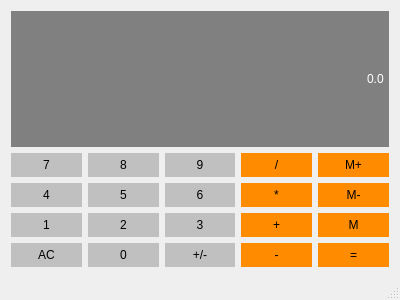
<?xml version="1.0" encoding="UTF-8"?>
<ui version="4.0">
 <class>Calculator</class>
 <widget class="QMainWindow" name="Calculator">
  <property name="geometry">
   <rect>
    <x>0</x>
    <y>0</y>
    <width>400</width>
    <height>300</height>
   </rect>
  </property>
  <property name="windowTitle">
   <string>Calculator</string>
  </property>
  <widget class="QWidget" name="centralWidget">
   <layout class="QGridLayout" name="gridLayout">
    <item row="2" column="3">
     <widget class="QPushButton" name="Multiply">
      <property name="sizePolicy">
       <sizepolicy hsizetype="Preferred" vsizetype="Preferred">
        <horstretch>0</horstretch>
        <verstretch>0</verstretch>
       </sizepolicy>
      </property>
      <property name="styleSheet">
       <string notr="true">QPushButton{
background-color: #FF8C00;
border: 1px solidgrey;
padding: 5px;
}

QPushButton:Pressed{
background-color: #A9A9A9;
border: 1px solidgrey;
padding: 5px;
}</string>
      </property>
      <property name="text">
       <string>*</string>
      </property>
     </widget>
    </item>
    <item row="3" column="4">
     <widget class="QPushButton" name="memGet">
      <property name="sizePolicy">
       <sizepolicy hsizetype="Preferred" vsizetype="Preferred">
        <horstretch>0</horstretch>
        <verstretch>0</verstretch>
       </sizepolicy>
      </property>
      <property name="styleSheet">
       <string notr="true">QPushButton{
background-color: #FF8C00;
border: 1px solidgrey;
padding: 5px;
}

QPushButton:Pressed{
background-color: #A9A9A9;
border: 1px solidgrey;
padding: 5px;
}</string>
      </property>
      <property name="text">
       <string>M</string>
      </property>
     </widget>
    </item>
    <item row="1" column="1">
     <widget class="QPushButton" name="Button8">
      <property name="sizePolicy">
       <sizepolicy hsizetype="Preferred" vsizetype="Preferred">
        <horstretch>0</horstretch>
        <verstretch>0</verstretch>
       </sizepolicy>
      </property>
      <property name="styleSheet">
       <string notr="true">QPushButton{
background-color: #C0C0C0;
border: 1px solidgrey;
padding: 5px;
}

QPushButton:Pressed{
background-color: #A9A9A9;
border: 1px solidgrey;
padding: 5px;
}</string>
      </property>
      <property name="text">
       <string>8</string>
      </property>
     </widget>
    </item>
    <item row="2" column="1">
     <widget class="QPushButton" name="Button5">
      <property name="sizePolicy">
       <sizepolicy hsizetype="Preferred" vsizetype="Preferred">
        <horstretch>0</horstretch>
        <verstretch>0</verstretch>
       </sizepolicy>
      </property>
      <property name="styleSheet">
       <string notr="true">QPushButton{
background-color: #C0C0C0;
border: 1px solidgrey;
padding: 5px;
}

QPushButton:Pressed{
background-color: #A9A9A9;
border: 1px solidgrey;
padding: 5px;
}</string>
      </property>
      <property name="text">
       <string>5</string>
      </property>
     </widget>
    </item>
    <item row="2" column="2">
     <widget class="QPushButton" name="Button6">
      <property name="sizePolicy">
       <sizepolicy hsizetype="Preferred" vsizetype="Preferred">
        <horstretch>0</horstretch>
        <verstretch>0</verstretch>
       </sizepolicy>
      </property>
      <property name="styleSheet">
       <string notr="true">QPushButton{
background-color: #C0C0C0;
border: 1px solidgrey;
padding: 5px;
}

QPushButton:Pressed{
background-color: #A9A9A9;
border: 1px solidgrey;
padding: 5px;
}</string>
      </property>
      <property name="text">
       <string>6</string>
      </property>
     </widget>
    </item>
    <item row="2" column="4">
     <widget class="QPushButton" name="MemClear">
      <property name="sizePolicy">
       <sizepolicy hsizetype="Preferred" vsizetype="Preferred">
        <horstretch>0</horstretch>
        <verstretch>0</verstretch>
       </sizepolicy>
      </property>
      <property name="styleSheet">
       <string notr="true">QPushButton{
background-color: #FF8C00;
border: 1px solidgrey;
padding: 5px;
}

QPushButton:Pressed{
background-color: #A9A9A9;
border: 1px solidgrey;
padding: 5px;
}</string>
      </property>
      <property name="text">
       <string>M-</string>
      </property>
     </widget>
    </item>
    <item row="3" column="1">
     <widget class="QPushButton" name="Button2">
      <property name="sizePolicy">
       <sizepolicy hsizetype="Preferred" vsizetype="Preferred">
        <horstretch>0</horstretch>
        <verstretch>0</verstretch>
       </sizepolicy>
      </property>
      <property name="styleSheet">
       <string notr="true">QPushButton{
background-color: #C0C0C0;
border: 1px solidgrey;
padding: 5px;
}

QPushButton:Pressed{
background-color: #A9A9A9;
border: 1px solidgrey;
padding: 5px;
}</string>
      </property>
      <property name="text">
       <string>2</string>
      </property>
     </widget>
    </item>
    <item row="3" column="3">
     <widget class="QPushButton" name="Add">
      <property name="sizePolicy">
       <sizepolicy hsizetype="Preferred" vsizetype="Preferred">
        <horstretch>0</horstretch>
        <verstretch>0</verstretch>
       </sizepolicy>
      </property>
      <property name="styleSheet">
       <string notr="true">QPushButton{
background-color: #FF8C00;
border: 1px solidgrey;
padding: 5px;
}

QPushButton:Pressed{
background-color: #A9A9A9;
border: 1px solidgrey;
padding: 5px;
}</string>
      </property>
      <property name="text">
       <string>+</string>
      </property>
     </widget>
    </item>
    <item row="1" column="4">
     <widget class="QPushButton" name="MemAdd">
      <property name="sizePolicy">
       <sizepolicy hsizetype="Preferred" vsizetype="Preferred">
        <horstretch>0</horstretch>
        <verstretch>0</verstretch>
       </sizepolicy>
      </property>
      <property name="styleSheet">
       <string notr="true">QPushButton{
background-color: #FF8C00;
border: 1px solidgrey;
padding: 5px;
}

QPushButton:Pressed{
background-color: #A9A9A9;
border: 1px solidgrey;
padding: 5px;
}</string>
      </property>
      <property name="text">
       <string>M+</string>
      </property>
     </widget>
    </item>
    <item row="1" column="3">
     <widget class="QPushButton" name="Divide">
      <property name="sizePolicy">
       <sizepolicy hsizetype="Preferred" vsizetype="Preferred">
        <horstretch>0</horstretch>
        <verstretch>0</verstretch>
       </sizepolicy>
      </property>
      <property name="styleSheet">
       <string notr="true">QPushButton{
background-color: #FF8C00;
border: 1px solidgrey;
padding: 5px;
}

QPushButton:Pressed{
background-color: #A9A9A9;
border: 1px solidgrey;
padding: 5px;
}</string>
      </property>
      <property name="text">
       <string>/</string>
      </property>
     </widget>
    </item>
    <item row="2" column="0">
     <widget class="QPushButton" name="Button4">
      <property name="sizePolicy">
       <sizepolicy hsizetype="Preferred" vsizetype="Preferred">
        <horstretch>0</horstretch>
        <verstretch>0</verstretch>
       </sizepolicy>
      </property>
      <property name="styleSheet">
       <string notr="true">QPushButton{
background-color: #C0C0C0;
border: 1px solidgrey;
padding: 5px;
}

QPushButton:Pressed{
background-color: #A9A9A9;
border: 1px solidgrey;
padding: 5px;
}</string>
      </property>
      <property name="text">
       <string>4</string>
      </property>
     </widget>
    </item>
    <item row="1" column="2">
     <widget class="QPushButton" name="Button9">
      <property name="sizePolicy">
       <sizepolicy hsizetype="Preferred" vsizetype="Preferred">
        <horstretch>0</horstretch>
        <verstretch>0</verstretch>
       </sizepolicy>
      </property>
      <property name="styleSheet">
       <string notr="true">QPushButton{
background-color: #C0C0C0;
border: 1px solidgrey;
padding: 5px;
}

QPushButton:Pressed{
background-color: #A9A9A9;
border: 1px solidgrey;
padding: 5px;
}</string>
      </property>
      <property name="text">
       <string>9</string>
      </property>
     </widget>
    </item>
    <item row="1" column="0">
     <widget class="QPushButton" name="Button7">
      <property name="sizePolicy">
       <sizepolicy hsizetype="Preferred" vsizetype="Preferred">
        <horstretch>0</horstretch>
        <verstretch>0</verstretch>
       </sizepolicy>
      </property>
      <property name="styleSheet">
       <string notr="true">QPushButton{
background-color: #C0C0C0;
border: 1px solidgrey;
padding: 5px;
}

QPushButton:Pressed{
background-color: #A9A9A9;
border: 1px solidgrey;
padding: 5px;
}</string>
      </property>
      <property name="text">
       <string>7</string>
      </property>
     </widget>
    </item>
    <item row="3" column="0">
     <widget class="QPushButton" name="Button1">
      <property name="sizePolicy">
       <sizepolicy hsizetype="Preferred" vsizetype="Preferred">
        <horstretch>0</horstretch>
        <verstretch>0</verstretch>
       </sizepolicy>
      </property>
      <property name="styleSheet">
       <string notr="true">QPushButton{
background-color: #C0C0C0;
border: 1px solidgrey;
padding: 5px;
}

QPushButton:Pressed{
background-color: #A9A9A9;
border: 1px solidgrey;
padding: 5px;
}</string>
      </property>
      <property name="text">
       <string>1</string>
      </property>
     </widget>
    </item>
    <item row="3" column="2">
     <widget class="QPushButton" name="Button3">
      <property name="sizePolicy">
       <sizepolicy hsizetype="Preferred" vsizetype="Preferred">
        <horstretch>0</horstretch>
        <verstretch>0</verstretch>
       </sizepolicy>
      </property>
      <property name="styleSheet">
       <string notr="true">QPushButton{
background-color: #C0C0C0;
border: 1px solidgrey;
padding: 5px;
}

QPushButton:Pressed{
background-color: #A9A9A9;
border: 1px solidgrey;
padding: 5px;
}</string>
      </property>
      <property name="text">
       <string>3</string>
      </property>
     </widget>
    </item>
    <item row="4" column="0">
     <widget class="QPushButton" name="Clear">
      <property name="sizePolicy">
       <sizepolicy hsizetype="Preferred" vsizetype="Preferred">
        <horstretch>0</horstretch>
        <verstretch>0</verstretch>
       </sizepolicy>
      </property>
      <property name="styleSheet">
       <string notr="true">QPushButton{
background-color: #C0C0C0;
border: 1px solidgrey;
padding: 5px;
}

QPushButton:Pressed{
background-color: #A9A9A9;
border: 1px solidgrey;
padding: 5px;
}</string>
      </property>
      <property name="text">
       <string>AC</string>
      </property>
     </widget>
    </item>
    <item row="4" column="1">
     <widget class="QPushButton" name="Button0">
      <property name="sizePolicy">
       <sizepolicy hsizetype="Preferred" vsizetype="Preferred">
        <horstretch>0</horstretch>
        <verstretch>0</verstretch>
       </sizepolicy>
      </property>
      <property name="styleSheet">
       <string notr="true">QPushButton{
background-color: #C0C0C0;
border: 1px solidgrey;
padding: 5px;
}

QPushButton:Pressed{
background-color: #A9A9A9;
border: 1px solidgrey;
padding: 5px;
}</string>
      </property>
      <property name="text">
       <string>0</string>
      </property>
     </widget>
    </item>
    <item row="4" column="2">
     <widget class="QPushButton" name="ChangeSign">
      <property name="sizePolicy">
       <sizepolicy hsizetype="Preferred" vsizetype="Preferred">
        <horstretch>0</horstretch>
        <verstretch>0</verstretch>
       </sizepolicy>
      </property>
      <property name="styleSheet">
       <string notr="true">QPushButton{
background-color: #C0C0C0;
border: 1px solidgrey;
padding: 5px;
}

QPushButton:Pressed{
background-color: #A9A9A9;
border: 1px solidgrey;
padding: 5px;
}</string>
      </property>
      <property name="text">
       <string>+/-</string>
      </property>
     </widget>
    </item>
    <item row="4" column="3">
     <widget class="QPushButton" name="Subtract">
      <property name="sizePolicy">
       <sizepolicy hsizetype="Preferred" vsizetype="Preferred">
        <horstretch>0</horstretch>
        <verstretch>0</verstretch>
       </sizepolicy>
      </property>
      <property name="styleSheet">
       <string notr="true">QPushButton{
background-color: #FF8C00;
border: 1px solidgrey;
padding: 5px;
}

QPushButton:Pressed{
background-color: #A9A9A9;
border: 1px solidgrey;
padding: 5px;
}</string>
      </property>
      <property name="text">
       <string>-</string>
      </property>
     </widget>
    </item>
    <item row="4" column="4">
     <widget class="QPushButton" name="Equals">
      <property name="sizePolicy">
       <sizepolicy hsizetype="Preferred" vsizetype="Preferred">
        <horstretch>0</horstretch>
        <verstretch>0</verstretch>
       </sizepolicy>
      </property>
      <property name="styleSheet">
       <string notr="true">QPushButton{
background-color: #FF8C00;
border: 1px solidgrey;
padding: 5px;
}

QPushButton:Pressed{
background-color: #A9A9A9;
border: 1px solidgrey;
padding: 5px;
}</string>
      </property>
      <property name="text">
       <string>=</string>
      </property>
     </widget>
    </item>
    <item row="0" column="0" colspan="5">
     <widget class="QLineEdit" name="Display">
      <property name="sizePolicy">
       <sizepolicy hsizetype="Preferred" vsizetype="Expanding">
        <horstretch>0</horstretch>
        <verstretch>0</verstretch>
       </sizepolicy>
      </property>
      <property name="styleSheet">
       <string notr="true">QLineEdit{
background-color: gray;
border: 1px solid gray;
color: #ffffff;
}</string>
      </property>
      <property name="text">
       <string>0.0</string>
      </property>
      <property name="alignment">
       <set>Qt::AlignRight|Qt::AlignTrailing|Qt::AlignVCenter</set>
      </property>
     </widget>
    </item>
   </layout>
  </widget>
  <widget class="QMenuBar" name="menuBar">
   <property name="geometry">
    <rect>
     <x>0</x>
     <y>0</y>
     <width>400</width>
     <height>22</height>
    </rect>
   </property>
  </widget>
  <widget class="QStatusBar" name="statusBar"/>
 </widget>
 <layoutdefault spacing="6" margin="11"/>
 <resources/>
 <connections/>
</ui>
